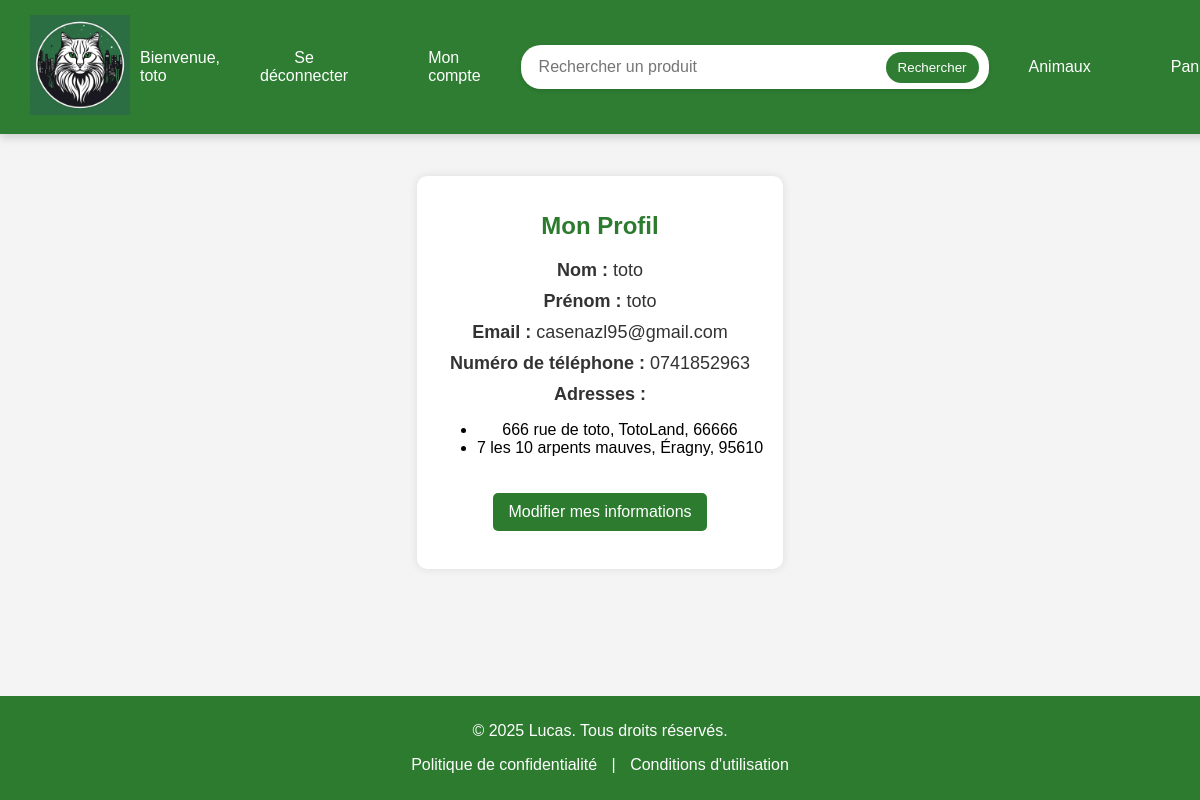
/view_account.php (signed in), run on an earlier commit of the app's database.
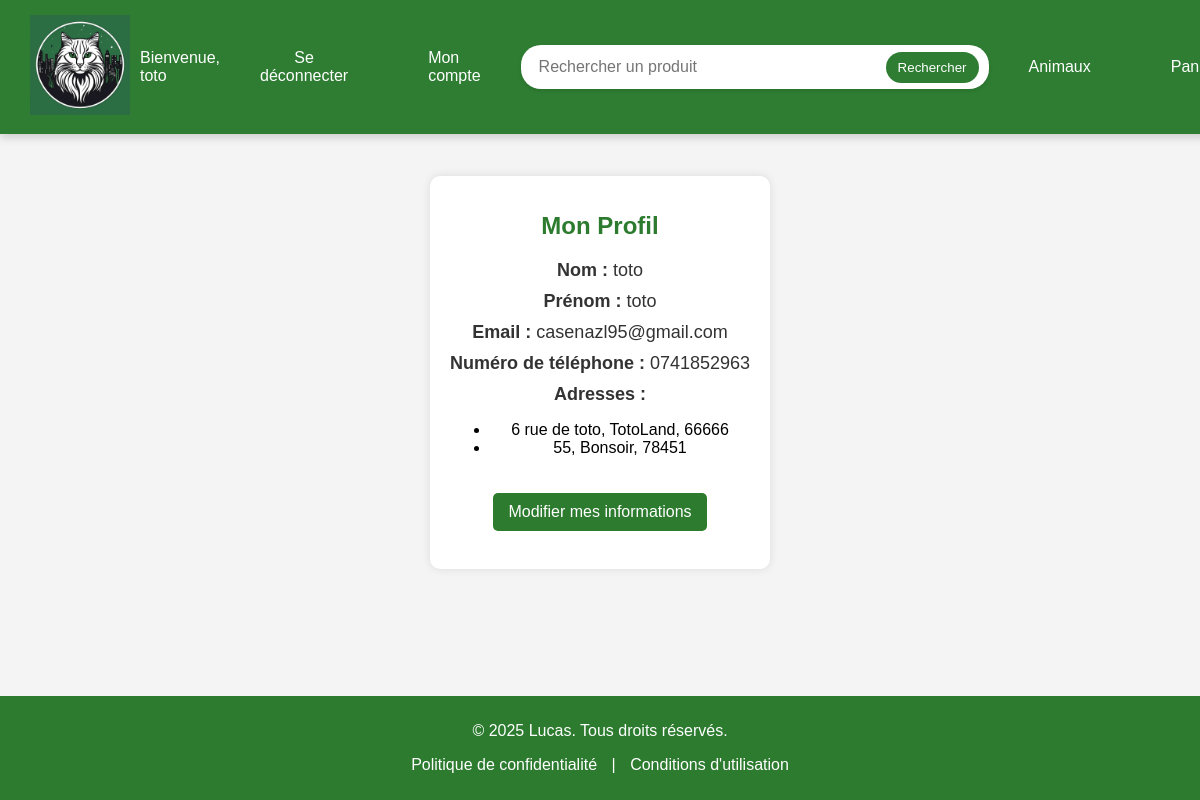
And on a later commit of the database.
### tables this page shows
CREATE TABLE `users` (
  `idUser` int(11) NOT NULL AUTO_INCREMENT,
  `firstname` varchar(30) NOT NULL,
  `lastname` varchar(30) NOT NULL,
  `email` varchar(100) NOT NULL,
  `password` varchar(100) NOT NULL,
  `phonenumber` varchar(10) NOT NULL,
  `etat_du_token` varchar(100) DEFAULT '0',
  `token` varchar(100) NOT NULL,
  `date_inscription` datetime NOT NULL DEFAULT current_timestamp(),
  `adresseUsers` varchar(200) NOT NULL,
  PRIMARY KEY (`idUser`),
  UNIQUE KEY `unique_email` (`email`)
);

CREATE TABLE `adresse` (
  `idAdresse` int(11) NOT NULL AUTO_INCREMENT,
  `idUsers` int(11) NOT NULL,
  `adresseUsers` varchar(200) NOT NULL,
  PRIMARY KEY (`idAdresse`),
  KEY `index_isUsers` (`idUsers`),
  CONSTRAINT `adresse_ibfk_1` FOREIGN KEY (`idUsers`) REFERENCES `users` (`idUser`) ON DELETE CASCADE ON UPDATE CASCADE
);

### view_account.php (the view, shortened to what this page needs)
<?php
$servername = "localhost";
$dbname = "e_commerce_project";
$dbusername = "root";
$dbpassword = "";
$email = $_SESSION["email"];
try {
    $conn = new PDO("mysql:host=$servername;dbname=$dbname", $dbusername, $dbpassword);
    $conn->setAttribute(PDO::ATTR_ERRMODE, PDO::ERRMODE_EXCEPTION);
    $stmt = $conn->prepare("SELECT idUser, firstname, lastname, email, phonenumber FROM users WHERE email = :email");
    $stmt->bindParam(':email', $email);
    $stmt->execute();
    $user = $stmt->fetch(PDO::FETCH_ASSOC);
    if ($user) {
        $stmt = $conn->prepare("SELECT adresseUsers FROM adresse WHERE idUsers = :idUsers");
        $stmt->bindParam(':idUsers', $user['idUser']);
        $stmt->execute();
        $addresses = $stmt->fetchAll(PDO::FETCH_ASSOC);
    } else {
        echo "Utilisateur introuvable";
        exit;
    }
} catch (PDOException $e) {
    echo "Erreur : " . $e->getMessage();
}
?>
<!doctype html>
<html lang="fr">
<head>
</head>
<body>
    <?php include "navbar.php" ?>
    <br><br><br><br><br><br><br>
    <div class="container">
        <h1>Mon Profil</h1>
        <p><strong>Nom :</strong> <?php echo htmlspecialchars($user['lastname']); ?></p>
        <p><strong>Prénom :</strong> <?php echo htmlspecialchars($user['firstname']); ?></p>
        <p><strong>Email :</strong> <?php echo htmlspecialchars($user['email']); ?></p>
        <p><strong>Numéro de téléphone :</strong> <?php echo htmlspecialchars($user['phonenumber']); ?></p>
        <p><strong>Adresses :</strong></p>
        <ul>
            <?php foreach ($addresses as $address): ?>
                <li><?php echo htmlspecialchars($address['adresseUsers']); ?></li>
            <?php endforeach; ?>
        </ul>
        <a href="account.php" class="information">Modifier mes informations</a>
    </div>
    <?php include "footer.php" ?>
</body>
</html>

### navbar.php (shortened to what this page needs)
<!DOCTYPE html>
<html lang="fr">
<head>
    <link rel="stylesheet" href="style/navbar.css">
</head>
<body>
<nav class="navbar">
    <a href="index.php"><img src="image/logo_chat.png" style="height: 100px; width:100px;"></a>
    <?php if (!isset($_SESSION['firstname'])): ?>
        <a href="connexion.php" class="btn">Se connecter</a>
    <?php else: ?>
        <span style="color: white; margin-left: 10px;">Bienvenue, <?php echo htmlspecialchars($_SESSION['firstname']); ?></span>
        <form action="logout.php" method="POST" style="display:inline;">
            <button type="submit" class="btn">Se déconnecter</button>
        </form>
        <a href="view_account.php" class="btn">Mon compte</a>
    <?php endif; ?>
    <form class="search-form" role="search" action="search.php" method="GET" style="display: flex; align-items: center;">
        <input list="products" name="product" id="product" class="nav-search"
               placeholder="Rechercher un produit" type="search" style="width: 350px;">
        <button type="submit" class="btn-search">Rechercher</button>
    </form>
    <a href="store.php" class="btn">Animaux</a>
    <a href="cart.php" class="btn">Panier
    </a>
</nav>
</body>
</html>

### footer.php (shortened to what this page needs)
<!DOCTYPE html>
<html lang="fr">
<head>
</head>
<body>
<div class="content">
</div>
<div class="footer">
    <p>&copy; <?php echo date('Y'); ?> Lucas. Tous droits réservés.</p>
    <p class="footer-links">
        <a href="privacy.php">Politique de confidentialité</a> |
        <a href="terms.php">Conditions d'utilisation</a>
    </p>
</div>
</body>
</html>

### style/navbar.css (style rules this page uses)
.navbar { position: fixed; top: 0; left: 0; width: 100%; display: flex; justify-content: left; align-items: center; background-color: #2e7d32; padding: 15px 30px; z-index: 1000; box-shadow: 0 4px 8px rgba(0, 0, 0, 0.15); font-family: 'Arial', sans-serif; }
.navbar .btn { color: #ffffff; text-decoration: none; padding: 5px 20px; font-size: 1rem; border-radius: 20px; transition: background-color 0.3s ease, transform 0.2s ease; background-color: #2e7d32; border: none; cursor: pointer; margin: 20px; }
body { margin-top: 200px; }
.navbar .search-form { display: flex; align-items: center; gap: 5px; background: #fff; padding: 5px 10px; border-radius: 20px; box-shadow: 0 2px 4px rgba(0, 0, 0, 0.1); }
.navbar .search-form input { border: none; padding: 8px; border-radius: 20px; outline: none; font-size: 1rem; width: 25%; }
.navbar .search-form button { background: #2e7d32; color: white; border: none; padding: 8px 12px; border-radius: 20px; cursor: pointer; transition: background 0.3s ease, transform 0.2s ease; }

### view_account.php (style rules this page uses)
body { font-family: Arial, sans-serif; margin: 0; padding: 0; background-color: #f4f4f4; display: flex; flex-direction: column; min-height: 100vh; }
.container { flex: 1; max-width: 600px; margin: 50px auto; background: white; padding: 20px; border-radius: 10px; box-shadow: 0 0 10px rgba(0, 0, 0, 0.1); text-align: center; }
h1 { color: #2c7b2f; font-size: 24px; margin-bottom: 20px; }
.container p { font-size: 18px; margin: 10px 0; color: #333; }
.information { display: inline-block; margin-top: 20px; text-decoration: none; background-color: #2c7b2f; color: white; padding: 10px 15px; border-radius: 5px; font-size: 16px; transition: background 0.3s; }

### footer.php (style rules this page uses)
body { display: flex; flex-direction: column; min-height: 100vh; margin: 0; }
.content { flex: 1; padding: 20px; font-family: Arial, sans-serif; }
.footer { background-color: #2c7b2f; color: white; text-align: center; padding: 10px 0; font-family: Arial, sans-serif; width: 100%; / S'assurer que le footer prend toute la largeur / position: relative; / Position relative pour le footer / bottom: 0; / Positionner en bas / }
.footer a { color: white; text-decoration: none; padding: 0 10px; }

What changed in the data, as far as the page shows it:
removed adresse: adresseUsers "7 les 10 arpents mauves, Éragny, 95610"
changed adresse: adresseUsers "666 rue de toto, TotoLand, 66666" → "6 rue de toto, TotoLand, 66666"
added adresse: adresseUsers "55, Bonsoir, 78451"
